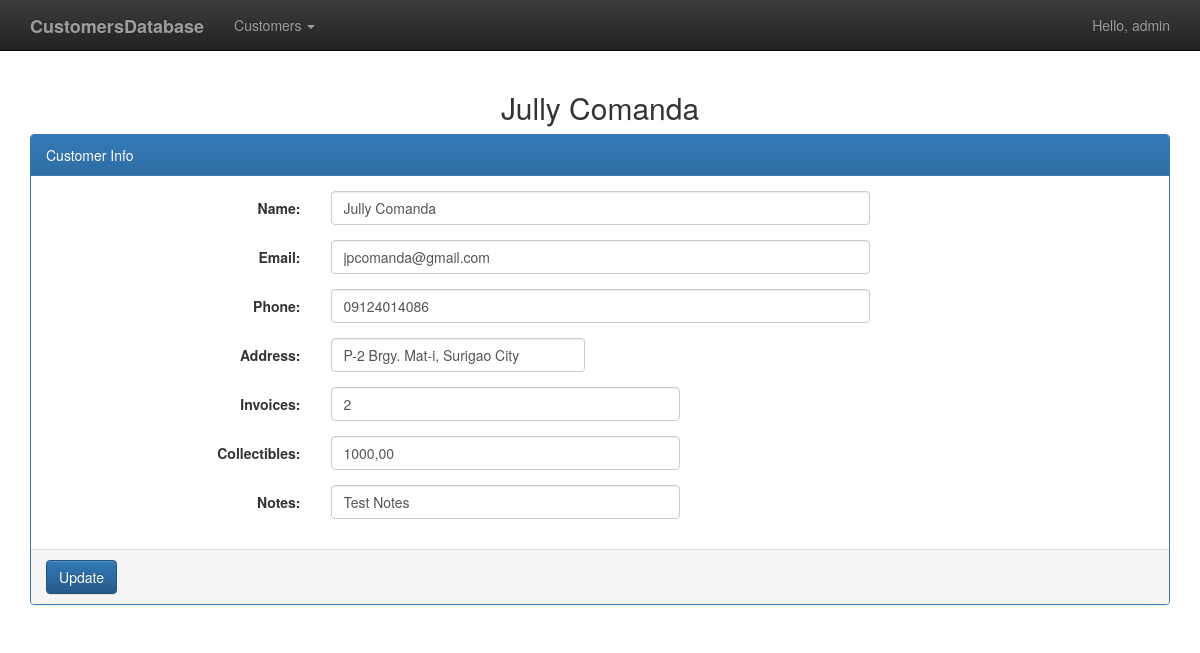
/customer/10/ (signed in), run on the app's committed database.
### customers/models.py (models this page shows, shortened)
class Customer(models.Model):
    name = models.CharField(max_length=256)
    email = models.CharField(max_length=256, blank=True)
    phone = models.CharField(max_length=256, blank=True)
    address = models.CharField(max_length=256, blank=True)
    invoices = models.IntegerField()
    total_collectibles = models.DecimalField(decimal_places=2, max_digits=10)
    notes = models.CharField(max_length=500, blank=True)

### customers/views.py (the view)
# urls.py: path('customer/<int:customer_id>/', views.customer, name='customer'),
@login_required(login_url='login/')
def customer(request, customer_id):
    customer = get_object_or_404(Customer, pk=customer_id)
    context = {
        'title': "Customer info - %s" % customer.name,
        'customer': customer
    }
    return render(request, 'customer.html', context)

### customers/templates/customer.html (shortened to what this page needs)
{% extends 'base.html' %}
{% block content %}
{% if customer %}
<h2 class="text-center">{{ customer.name }}</h2>
<form method="POST" action="{% url 'update_customer' customer.id %}" name="customer" class="form-horizontal">
	<div class="panel panel-primary">
		<div class="panel-heading">Customer Info</div>
		<div class="panel-body">
			<div class="form-group">
				<label class="col-sm-3 control-label">Name:</label>
				<div class="col-sm-6">
					<input type="text" class="form-control" name="name" value="{{ customer.name }}" />
				</div>
			</div>
			<div class="form-group">
				<label class="col-sm-3 control-label">Email:</label>
				<div class="col-sm-6">
					<input type="text" class="form-control" name="email" value="{{ customer.email }}" />
				</div>
			</div>
			<div class="form-group">
				<label class="col-sm-3 control-label">Phone:</label>
				<div class="col-sm-6">
					<input type="text" class="form-control" name="phone" value="{{ customer.phone }}" />
				</div>
			</div>
			<div class="form-group">
				<label class="col-sm-3 control-label">Address:</label>
				<div class="col-sm-3">
					<input type="text" class="form-control" name="address" value="{{ customer.address }}" />
				</div>
			</div>
			<div class="form-group">
				<label class="col-sm-3 control-label">Invoices:</label>
				<div class="col-sm-4">
					<input type="text" class="form-control" name="invoices" value="{{ customer.invoices }}" />
				</div>
			</div>
			<div class="form-group">
				<label class="col-sm-3 control-label">Collectibles:</label>
				<div class="col-sm-4">
					<input type="text" class="form-control" name="total_collectibles" value="{{ customer.total_collectibles }}" />
				</div>
			</div>
			<div class="form-group">
				<label class="col-sm-3 control-label">Notes:</label>
				<div class="col-sm-4">
					<input type="text" class="form-control" name="notes" value="{{ customer.notes }}" />
				</div>
			</div>
		</div>
		<div class="panel-footer">
			<input type="submit" value="Update" class="btn btn-primary">
		</div>
	</div>
</form>
{% endif %}
{% endblock %}

### customers/templates/base.html (shortened to what this page needs)
{% load static %}
<!DOCTYPE HTML>
<html lang="en">
<head>
	<link rel="stylesheet" type="text/css" href="{% static 'bootstrap/css/bootstrap.min.css' %}">
	<link rel="stylesheet" type="text/css" href="{% static 'bootstrap/css/bootstrap-theme.min.css' %}">
	<link rel="stylesheet" type="text/css" href="{% static 'bootstrap-datepicker/css/bootstrap-datepicker.min.css' %}">
</head>
<body>
	<nav class="navbar navbar-inverse navbar-static-top">
		<div class="container">
			<div class="navbar-header">
				<a class="navbar-brand" href="{% url 'index' %}"><strong>CustomersDatabase</strong></a>
			</div>
			{% if user.is_authenticated %}
			<div class="collapse navbar-collapse">
				<ul class="nav navbar-nav">
					<li class="dropdown">
						<a href="#" class="dropdown-toggle" data-toggle="dropdown" role="button">Customers <span class="caret"></span></a>
					</li>
				</ul>
				<ul class="nav navbar-nav navbar-right">
					<li class="dropdown">
						<a href="#" class="dropdown-toggle" data-toggle="dropdown" role="button">Hello, {{ user.username }}</a>
					</li>
				</ul>
			</div>
			{% endif %}
		</div>
	</nav>
	<div class="container">
{% block content %}
{% endblock %}
	</div>
</body>
</html>

### data on the page
Customer: name "Jully Comanda", email "jpcomanda@gmail.com", phone "09124014086", address "P-2 Brgy. Mat-i, Surigao City", invoices "2", total_collectibles "1000,00", notes "Test Notes"

### other printed values
{{ user.username }} "admin"
